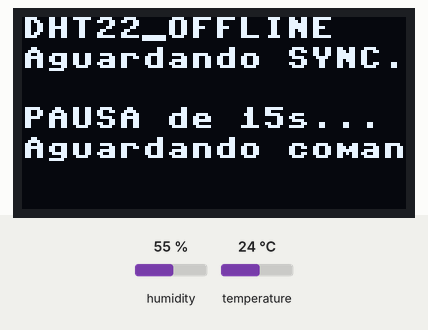
The program below on a simulated Raspberry Pi Pico running MicroPython. On the bench: 128×64 one-colour display. The inputs (shaded band) are chosen by the test bench; at power-on: humidity 55 %, temperature 24 °C. The clock reads 2024-03-15 10:24:30 at power-on unless the program sets it; library files of the repository ran but are not shown: ssd1306.py; what the program prints to the serial console is not drawn.

Above: at 15.2 s.
At 25.2 s:
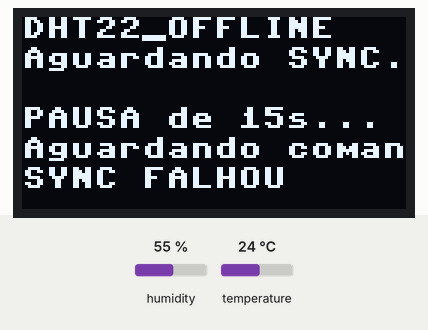
At 27.2 s:
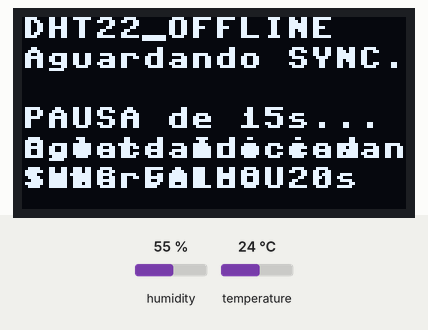
At 29.3 s:
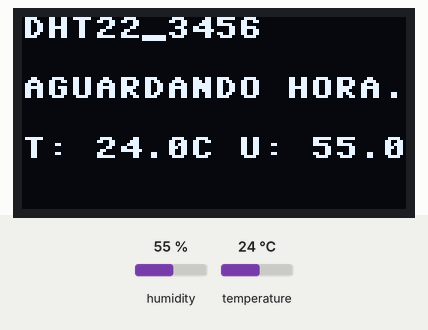

The program:

DHT22_laptop_envio.py
```python
# Importa bibliotecas necessárias
from machine import Pin, I2C, RTC
import dht
import utime
import ssd1306
import sys
import network
import select

# Este programa funciona independente da segunda parte que deve rodar no laptop na mesma porta COM que este programa roda.
# Porém a segunda parte somente funciona se rodar antes dos 15 segundos de aguarde da comunicação com o microcontrolador.
# --- CONFIGURAÇÕES DE HARDWARE ---
i2c = I2C(0, scl=Pin(1), sda=Pin(0), freq=400000)
OLED_LARGURA = 128
OLED_ALTURA = 64
# Inicialização do OLED
try:
    oled = ssd1306.SSD1306_I2C(OLED_LARGURA, OLED_ALTURA, i2c)
except Exception as e:
    # Se a inicialização falhar (OLED não conectado), exibe um aviso.
    print(f"ERRO: Falha ao inicializar OLED: {e}")
    oled = None # Define oled como None para evitar erros de chamada

PINO_DHT = 2
sensor = dht.DHT22(Pin(PINO_DHT))
rtc = RTC()

# Objeto para monitoramento de serial não-bloqueante
poll = select.poll()
poll.register(sys.stdin, select.POLLIN)

# --- VARIÁVEIS DE REGISTRO E ID ---
contagem = 0
INTERVALO_LEITURA = 20 # segundos
ID_DISPOSITIVO = "Pico W_OFFLINE"
ID_DISPLAY = "DHT22_OFFLINE"
ultima_sincronizacao = 0


# --- FUNÇÕES DE AJUSTE DE TEMPO ---

def formatar_data(data_tuple):
    """Formata a data para uma string AAAA-MM-DD."""
    return "{:04d}-{:02d}-{:02d}".format(data_tuple[0], data_tuple[1], data_tuple[2])

def formatar_hora(data_tuple):
    """Formata a hora para uma string HH:MM:SS."""
    return "{:02d}:{:02d}:{:02d}".format(data_tuple[4], data_tuple[5], data_tuple[6])

# --- FUNÇÕES DE INICIALIZAÇÃO (COM PAUSA) ---

def exibir_oled(texto, linha, limpar=False):
    """Auxiliar para exibir texto no OLED se estiver disponível."""
    if oled:
        if limpar:
            oled.fill(0)
        oled.text(texto, 0, linha)
        oled.show()

def sincronizar_rtc_serial():
    """Aguarda o laptop iniciar, envia o sinal e processa o comando de hora."""
    global ID_DISPOSITIVO, ID_DISPLAY, ultima_sincronizacao

    exibir_oled(ID_DISPLAY, 0, limpar=True)
    exibir_oled("Aguardando SYNC...", 10)

    # Tenta obter o ID
    try:
        wlan = network.WLAN(network.STA_IF)
        wlan.active(True)
        mac_bytes = wlan.config('mac')
        mac_str = ''.join('{:02x}'.format(b) for b in mac_bytes)
        ultimos_4 = mac_str[-4:].upper()
        ID_DISPOSITIVO = f"Pico W_{ultimos_4}"
        ID_DISPLAY = f"DHT22_{ultimos_4}"
        wlan.active(False)
    except:
        ID_DISPOSITIVO = "Pico W_OFFLINE"
        ID_DISPLAY = "DHT22_OFFLINE"

    exibir_oled("PAUSA de 15s...", 30)
    utime.sleep(15)

    print("READY_TO_SYNC")

    exibir_oled("Aguardando comando...", 40)

    # Loop para aguardar a hora do PC por 10 segundos
    start_time = utime.time()
    sync_received = False

    while utime.time() - start_time < 10:
        if poll.poll(100): # Checa a cada 100ms se há dados na serial
            try:
                comando_completo = sys.stdin.readline().strip()

                # --- NOVO PARSING ROBUSTO PARA RTC_SET: ---
                if comando_completo.startswith("RTC_SET:"):
                    # Exemplo: RTC_SET:2025,10,5,6,11,10,0
                    dados_hora_str = comando_completo.split(':')[1]
                    dados_hora = [int(x.strip()) for x in dados_hora_str.split(',')]

                    # O RTC espera: (ano, mês, dia, weekday, hora, minuto, segundo)
                    if len(dados_hora) >= 7:
                        # Define a hora, adicionando microssegundo 0
                        rtc.datetime(tuple(dados_hora[:7] + [0]))
                        sync_received = True
                        break
                # ----------------------------------------
            except Exception as e:
                # Ignora erros de parsing
                print(f"ERRO DE PARSING: {e}")
                pass

    if sync_received:
        exibir_oled("SYNC OK!", 50)
        print("RTC_SET_SUCCESS")
        ultima_sincronizacao = utime.time()
        utime.sleep(2) # Pausa para estabilização
        return True
    else:
        exibir_oled("SYNC FALHOU", 50)
        print("RTC_NOT_SET")
        utime.sleep(2)
        return False


def exibir_oled_dados(temp, umid, cont):
    """Função para limpar e escrever no display OLED com dados."""
    if not oled: return

    oled.fill(0)
    data_hora_tuple = rtc.datetime()

    oled.text(f"{ID_DISPLAY}", 0, 0)
    oled.text(f"Coleta: {cont}", 0, 10)
    oled.text("------------------", 0, 20)

    hora_str = formatar_hora(data_hora_tuple)
    oled.text(f"Hora: {hora_str}", 0, 30)

    oled.text("Temp:", 0, 45)
    oled.text(f"{temp:.1f} C", 60, 45)

    oled.text("Umid:", 0, 55)
    oled.text(f"{umid:.1f} %", 60, 55)

    oled.show()


def coletar_e_enviar():
    """Realiza a coleta, exibe e envia os dados no formato CSV (usando RTC)."""
    global contagem, ultima_sincronizacao

    try:
        sensor.measure()
        temperatura = sensor.temperature()
        umidade = sensor.humidity()

        local_time_tuple = rtc.datetime()

        # VALIDAÇÃO CRÍTICA: Só envia dados se o ano for válido (após a sincronização).
        if local_time_tuple[0] > 2024:
            contagem += 1
            data_str = formatar_data(local_time_tuple)
            hora_str = formatar_hora(local_time_tuple)

            # Formato: Contagem;Dispositivo;Data;Hora;Temperatura;Umidade
            dados_csv = (
                f"{contagem};{ID_DISPOSITIVO};{data_str};{hora_str};"
                f"{temperatura:.2f};{umidade:.2f}"
            )

            print(dados_csv)
            exibir_oled_dados(temperatura, umidade, contagem)

            # --- LÓGICA DE SINCRONIZAÇÃO PERIÓDICA (Opcional) ---
            if utime.time() - ultima_sincronizacao > 3600:
                print("TRY_RESYNC") # Sinal para o laptop tentar a sincronização de novo
                ultima_sincronizacao = utime.time()
            # ----------------------------------------

        else:
            # Se o ano ainda estiver errado (e.g., 2021), avisa e não envia dados.
            exibir_oled(f"{ID_DISPLAY}", 0, limpar=True)
            exibir_oled("AGUARDANDO HORA...", 20)
            exibir_oled(f"T: {temperatura:.1f}C U: {umidade:.1f}%", 40)
            oled.show()
            # Envia um sinal de STATUS para evitar que o laptop trave na leitura
            print("WAITING_RTC")


    except OSError as e:
        exibir_oled("ERRO LEITURA DHT", 0, limpar=True)
        exibir_oled("Aguardando...", 10)
        print(f"ERRO: Leitura do sensor falhou: {e}")


# --- INICIALIZAÇÃO E LOOP PRINCIPAL ---
# Chama a função de sincronização
sync_success = sincronizar_rtc_serial()

exibir_oled("Coleta Iniciada", 40)
exibir_oled("Intervalo: 20s", 50)
utime.sleep(2)

while True:
    coletar_e_enviar()
    utime.sleep(INTERVALO_LEITURA)
```

Measured:
- what the display in image 0 shows lasts 10.0 s, from 15.1 s to 25.1 s
- what the display in image 1 shows lasts 2.1 s, from 25.1 s to 27.2 s
- what the display in image 2 shows lasts 2.1 s, from 27.2 s to 29.3 s
- what the display in image 3 shows lasts 20.1 s, from 29.3 s to 49.4 s
